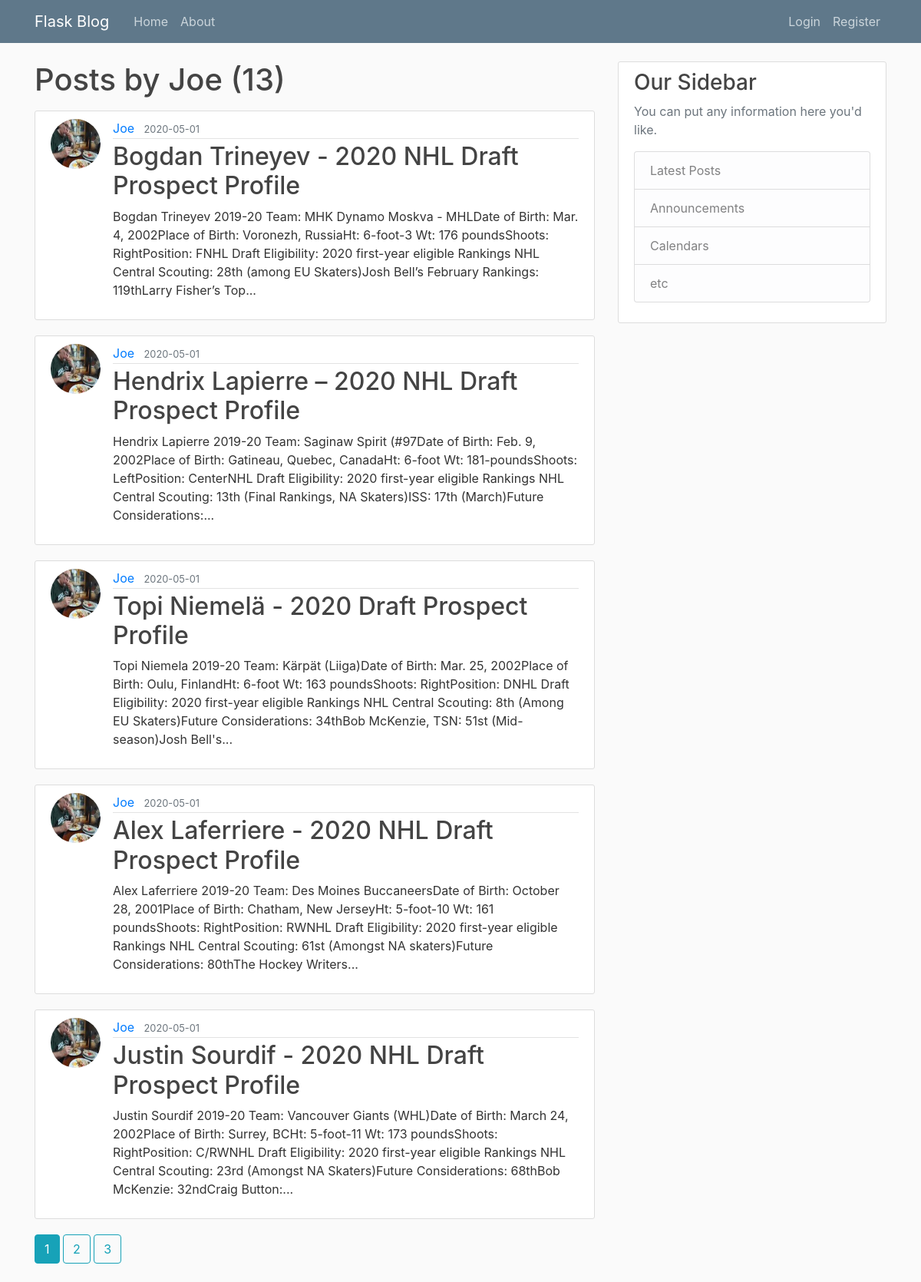
/user/Joe, run on the app's committed database.
### flask_blog/models.py (models this page shows, shortened)
class User(db.Model, UserMixin):
    id = db.Column(db.Integer, primary_key=True)
    username = db.Column(db.String(20), unique=True, nullable=False)
    email = db.Column(db.String(120), unique=True, nullable=False)
    image_file = db.Column(db.String(20), nullable=False, default='default.jpg')
    password = db.Column(db.String(60), nullable=False)
    posts = db.relationship('Post', backref='author', lazy=True)

class Post(db.Model):
    id = db.Column(db.Integer, primary_key=True)
    title = db.Column(db.String(100), nullable=False)
    date_posted = db.Column(db.DateTime, nullable=False, default=datetime.utcnow)
    content = db.Column(db.Text, nullable=False)
    user_id = db.Column(db.Integer, db.ForeignKey('user.id'), nullable=False)

### flask_blog/routes.py (the view)
@app.route("/user/<string:username>")
def user_posts(username):
    page = request.args.get('page', 1, type=int)
    user = User.query.filter_by(username=username).first_or_404()
    posts = Post.query.filter_by(author=user)\
        .order_by(Post.date_posted.desc())\
        .paginate(page=page, per_page=5)
    return render_template('user_posts.html', posts=posts, user=user)

### flask_blog/templates/user_posts.html
{% extends "layout.html" %}
{% block content %}
    <h1 class="mb-3">Posts by {{ user.username }} ({{ posts.total}})</h1>
    {% for post in posts.items %}
        <article class="media content-section">
            <img class="rounded-circle article-img" src="{{ url_for('static', filename='profile_pics/' + post.author.image_file) }}">
          <div class="media-body">
            <div class="article-metadata">
              <a class="mr-2" href="{{ url_for('user_posts', username=post.author.username) }}">{{ post.author.username }}</a>
              <small class="text-muted">{{ post.date_posted.strftime('%Y-%m-%d') }}</small>
            </div>
            <h2><a class="article-title" href="{{ url_for('post',post_id=post.id) }}">{{ post.title }}</a></h2>
            <p class="article-content">{{ post.content }}</p>
          </div>
        </article>
    {% endfor %}
    {% for page_num in posts.iter_pages(left_edge=1, right_edge=1, left_current=1, right_current=2) %}
        {% if page_num %}
            {% if posts.page == page_num %}
                <a class="btn btn-info mb-4" href="{{ url_for('user_posts',username=user.username, page=page_num) }}">{{ page_num }}</a>
            {% else %}
                <a class="btn btn-outline-info mb-4" href="{{ url_for('user_posts',username=user.username, page=page_num) }}">{{ page_num }}</a>
            {% endif %}
        {% else %}
            ...
        {% endif %}
    {% endfor %}
{% endblock content %}

### flask_blog/static/main.css (style rules this page uses)
body { background: #fafafa; color: #333333; margin-top: 5rem; }
h1, h2, h3, h4, h5, h6 { color: #444444; }
.content-section { background: #ffffff; padding: 10px 20px; border: 1px solid #dddddd; border-radius: 3px; margin-bottom: 20px; }
.article-title { color: #444444; }
.article-content { white-space: pre-line; }
.article-img { height: 65px; width: 65px; margin-right: 16px; }
.article-metadata { padding-bottom: 1px; margin-bottom: 4px; border-bottom: 1px solid #e3e3e3 }

### data on the page
User: username "Joe"
Post: image_file (picture), author.username "Joe", date_posted "2020-05-01", title "Bogdan Trineyev - 2020 NHL Draft Prospect Profile", content "Bogdan Trineyev 2019-20 Team: MHK Dynamo Moskva - MHLDate of Birth: Mar. 4, 2002Place of Birth: Voronezh, RussiaHt: 6-foot-3 Wt: 176 poundsShoots: RightPosition: FNHL Draft Eligibility: 2020 first-year eligible Rankings NHL Central Scouting: 28th (among EU Skaters)Josh Bell’s February Rankings: 119thLarry Fisher’s Top..."
Post: image_file (picture), author.username "Joe", date_posted "2020-05-01", title "Hendrix Lapierre – 2020 NHL Draft Prospect Profile", content "Hendrix Lapierre 2019-20 Team: Saginaw Spirit (#97Date of Birth: Feb. 9, 2002Place of Birth: Gatineau, Quebec, CanadaHt: 6-foot Wt: 181-poundsShoots: LeftPosition: CenterNHL Draft Eligibility: 2020 first-year eligible Rankings NHL Central Scouting: 13th (Final Rankings, NA Skaters)ISS: 17th (March)Future Considerations:..."
Post: image_file (picture), author.username "Joe", date_posted "2020-05-01", title "Topi Niemelä - 2020 Draft Prospect Profile", content "Topi Niemela 2019-20 Team: Kärpät (Liiga)Date of Birth: Mar. 25, 2002Place of Birth: Oulu, FinlandHt: 6-foot Wt: 163 poundsShoots: RightPosition: DNHL Draft Eligibility: 2020 first-year eligible Rankings NHL Central Scouting: 8th (Among EU Skaters)Future Considerations: 34thBob McKenzie, TSN: 51st (Mid-season)Josh Bell's..."
Post: image_file (picture), author.username "Joe", date_posted "2020-05-01", title "Alex Laferriere - 2020 NHL Draft Prospect Profile", content "Alex Laferriere 2019-20 Team: Des Moines BuccaneersDate of Birth: October 28, 2001Place of Birth: Chatham, New JerseyHt: 5-foot-10 Wt: 161 poundsShoots: RightPosition: RWNHL Draft Eligibility: 2020 first-year eligible Rankings NHL Central Scouting: 61st (Amongst NA skaters)Future Considerations: 80thThe Hockey Writers..."
Post: image_file (picture), author.username "Joe", date_posted "2020-05-01", title "Justin Sourdif - 2020 NHL Draft Prospect Profile", content "Justin Sourdif 2019-20 Team: Vancouver Giants (WHL)Date of Birth: March 24, 2002Place of Birth: Surrey, BCHt: 5-foot-11 Wt: 173 poundsShoots: RightPosition: C/RWNHL Draft Eligibility: 2020 first-year eligible Rankings NHL Central Scouting: 23rd (Amongst NA Skaters)Future Considerations: 68thBob McKenzie: 32ndCraig Button:..."

### other printed values
{{ posts.total }} "13"
{{ page_num }} "1"
{{ page_num }} "2" "3"
